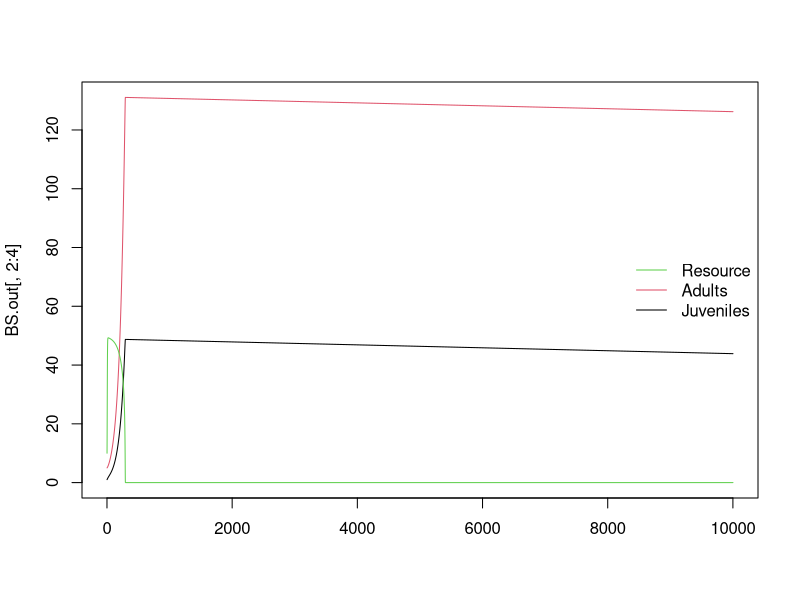

The R source for this figure:

library(deSolve)

#### PARAMETERS ################################################################

# z: adult to juvenile size ratio
z<-0.02
# p: adult modifier on production of juveniles
# can use to modify stage structure, seems like it needs to be <1
p<-0.06
# sig: conversion efficiency of resource to useful energy for fish
sig<-0.75
# M: maximum ingestion rate
# make mass specific?
M<-0.5
# H: andling time - speed at which fish can eat resources, smaller is faster
H<-3
# uJ: juvenile mortality
uJ<-0.005
# uA: adult mortality
uA<-0.005
# uR: resource mortality
# will be useful when we add temp dependence
uR<-0.005
# t: costs of maintaining somatic growth/turnover
# i.e. base level of resource intake you must exceed to mature/reproduce
t<-0.01
# r: resource growth rate
r<-5
# K: resource carrying capacity
K<-50
# B: adult reproductive rate
B<-0.5

# have to tell desolve which parameters to care about
parms<-c(M=M, H=H, sig=sig, t=t, uJ=uJ, B=B, uA=uA, p=p ,r=r, K=K, uR=uR)

#### ODE FUNCTIONS #############################################################

# ca: functional response for adults
# cj: functional response for juveniles
# mj: juvenile maturation rate
# ra: reproduction per adult
# uA: mortality rate for adults
# uJ: mortality rate for uveniles

BaseStage<-function(t,y,p){
	{
		J<-y[1]
		A<-y[2]
		R<-y[3]
	}
	with(as.list(p),{
		ca<-M*(R/(H+R))
		cj<-M*(R/(H+R))
		ifelse(((sig*cj)-t)<0, mj<-0, mj<-(((sig*cj)-t)-uJ)/(1-z^(1-(uJ/((sig*cj)-T)))))
		ifelse(((sig*ca)-t)<0, ra<-0, ra<-((sig*ca)-t)*B)
		
		dJ.dt<- ra*A -mj*J - uJ
		
		dA.dt<- mj*J - uA -ra*p*A
		
		dR.dt<- r*R*(1-(R/K)) - cj*J - ca*A -uR
		
        return(list(c(dJ.dt,dA.dt,dR.dt)))
	})
}

#### SIMULATION ################################################################

# state variable initial conditions
J<-1
A<-5
R<-10

# duration of simulation
end.time<-1000

# define how time works for simulation
days<-(seq(0,end.time,by=0.1))

# run desolve to simulate the model through time (days)
BS.out<-data.frame(ode(y=c(J,A,R),time=days,func=BaseStage, parms=parms))

matplot(BS.out[,2:4],type="l",lty=1,pch=0.5,col=1:3)
legend('right', c("Resource","Adults","Juveniles"), lty=1,col=3:1, bty = "n")
